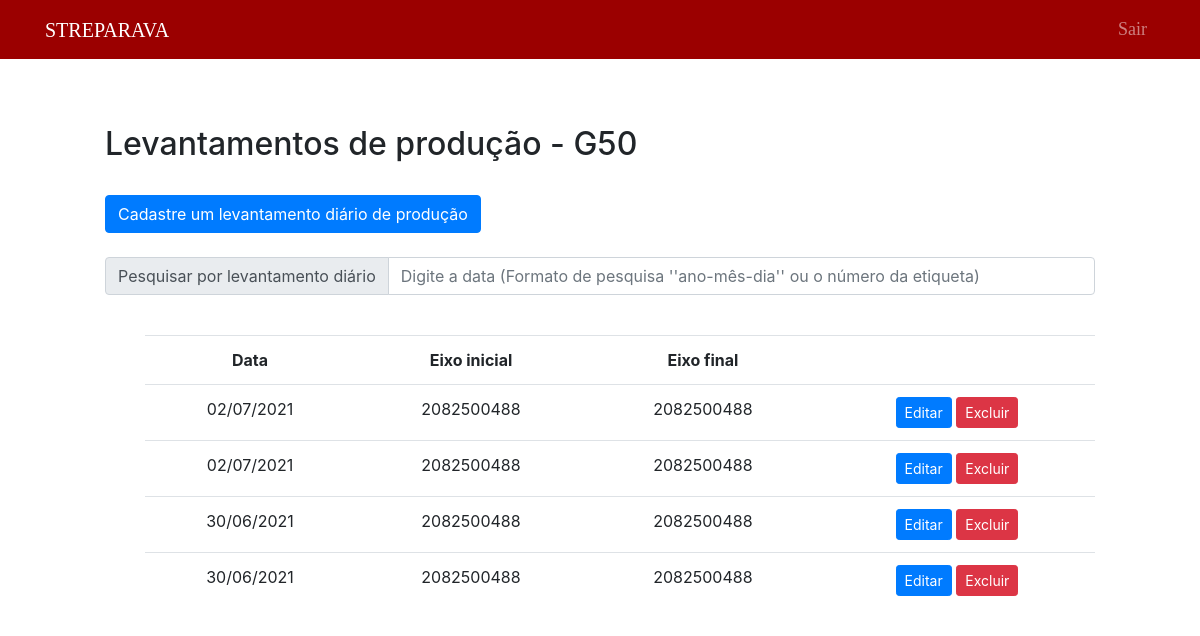
/public/final50/listFinal50.php (signed in), run on the app's committed database.
### tables this page shows
CREATE TABLE `levantamento50f` (
  `id_levantamento50` int(11) NOT NULL,
  `data` date NOT NULL,
  `prod7` int(11) NOT NULL,
  `t7` int(11) NOT NULL,
  `obs7` text NOT NULL,
  `prod8` int(11) NOT NULL,
  `t8` int(11) NOT NULL,
  `obs8` text NOT NULL,
  `prod9` int(11) NOT NULL,
  `t9` int(11) NOT NULL,
  `obs9` text NOT NULL,
  `prod10` int(11) NOT NULL,
  `t10` int(11) NOT NULL,
  `obs10` text NOT NULL,
  `prod11` int(11) NOT NULL,
  `t11` int(11) NOT NULL,
  `obs11` text NOT NULL,
  `prod12` int(11) NOT NULL,
  `t12` int(11) NOT NULL,
  `obs12` text NOT NULL,
  `prod13` int(11) NOT NULL,
  `t13` int(11) NOT NULL,
  `obs13` text NOT NULL,
  `prod14` int(11) NOT NULL,
  `t14` int(11) NOT NULL,
  `obs14` text NOT NULL,
  `prod15` int(11) NOT NULL,
  `t15` int(11) NOT NULL,
  `obs15` text NOT NULL,
  `prod16` int(11) NOT NULL,
  `t16` int(11) NOT NULL,
  `obs16` text NOT NULL,
  `total` int(11) NOT NULL,
  `tempo_total` int(11) NOT NULL,
  `etiqueta1` bigint(20) NOT NULL,
  `etiqueta2` bigint(20) NOT NULL
);

### public/final50/listFinal50NoSearch.php (the view, shortened to what this page needs)
<?php
include("../../data/connection.php");
$sql = "SELECT *, DATE_FORMAT(data,'%d/%m/%Y') as datas FROM levantamento50f order by data DESC";
$dadosLevantamento50 = $connection->query($sql);
if ($dadosLevantamento50->num_rows > 0) {
?>
    <div style="margin-left: 100px; margin-right: 100px;">
        <br>
        <table class="table" style="text-align: center;">
            <tr>
                <th>Data</th>
                <th>Eixo inicial</th>
                <th>Eixo final</th>
                <th></th>
            </tr>
            <?php
            while ($exibir = $dadosLevantamento50->fetch_assoc()) {
            ?>
                <tr>
                    <td><?php echo $exibir["datas"] ?></td>
                    <td><?php echo $exibir["etiqueta1"] ?></td>
                    <td><?php echo $exibir["etiqueta2"] ?></td>
                    <td>
                        <button type="button" class="btn btn-primary btn-sm">
                            <a href="editFinal50.php?id=<?php echo $exibir["id_levantamento50"] ?>" style="text-decoration: none; color: white">Editar</a>
                        </button>
                        <button type="submit" class="btn btn-danger btn-sm" formmethod="post">
                            <a href="deleteFinal50.php?id=<?php echo $exibir["id_levantamento50"] ?>" style="text-decoration: none; color: white"> Excluir </a>
                        </button>
                    </td>
                </tr>
            <?php
            }
            ?>
        </table>
    </div>
<?php
} else { ?>
    <div style="margin-left: 100px; margin-right: 100px;">
    <?php
    echo "Nenhum registro encontrado.";
}
    ?>

### public/Styles/main.css (style rules this page uses)
body { padding: 5px; }

### data on the page
levantamento50f: datas "02/07/2021", etiqueta1 "2082500488", etiqueta2 "2082500488"
levantamento50f: datas "02/07/2021", etiqueta1 "2082500488", etiqueta2 "2082500488"
levantamento50f: datas "30/06/2021", etiqueta1 "2082500488", etiqueta2 "2082500488"
levantamento50f: datas "30/06/2021", etiqueta1 "2082500488", etiqueta2 "2082500488"
